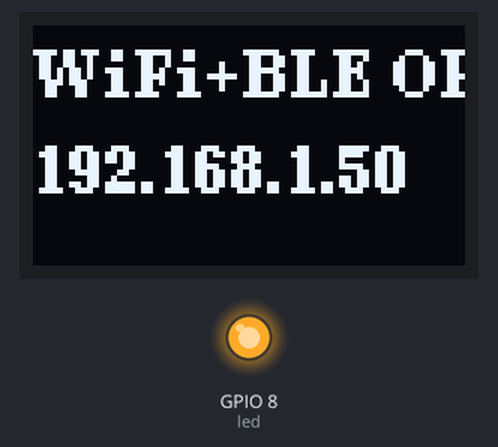
A sketch run on a simulated ESP32-C3. Shown: 72×40 one-colour display, output pins drawn as LEDs (lit = HIGH). WiFi joins after 1.5 s; servers stay silent unless stated; the local clock reads 2024-03-15 10:24:30 at power-on unless the sketch sets it; nothing arrives over Bluetooth unless stated; a phone connects over Bluetooth LE 3 s after start; what the sketch prints to the serial monitor is not drawn.

Above: at 1.7 s.
At 3.7 s:
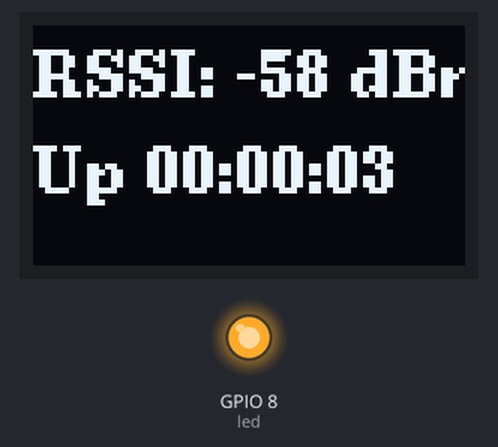
At 11.8 s:
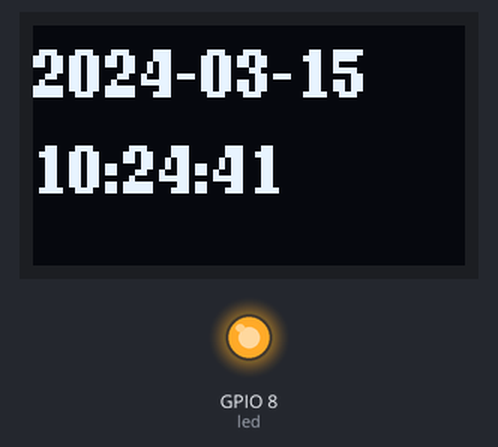
At 24.6 s:
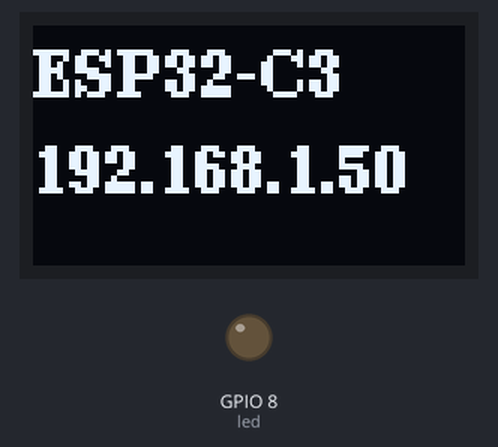
Timing chart, 0 to 40.0 s (numbered marks = the images above):
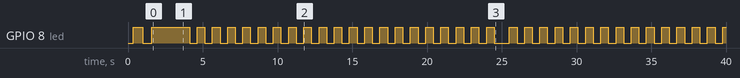

The sketch:

oled_test.ino
```cpp
#include <U8g2lib.h>
#include <WiFi.h>
#include <NimBLEDevice.h>
#include <time.h>

#define led 8

const char* ssid = "Huawei-2105-new";
const char* password = "W626262C";

#define BLE_SERVICE_UUID    "7a4b0001-0000-4a6e-8a5c-9e3d1f2c5b0a"
#define BLE_CHAR_UUID       "7a4b0002-0000-4a6e-8a5c-9e3d1f2c5b0a"

U8G2_SSD1306_72X40_ER_1_SW_I2C u8g2(U8G2_R0,6,5,U8X8_PIN_NONE);

NimBLEServer* bleServer = NULL;
NimBLECharacteristic* bleChar = NULL;
bool bleConnected = false;
int last_rssi = -100;

#define DBG(...) ets_printf(__VA_ARGS__)

class MyServerCallbacks : public NimBLEServerCallbacks {
  void onConnect(NimBLEServer* s) { bleConnected = true; DBG("BLE connected\n"); }
  void onDisconnect(NimBLEServer* s) {
    bleConnected = false;
    delay(100);
    NimBLEDevice::startAdvertising();
    DBG("BLE disconnected, re-advertising\n");
  }
};

void oled_show(const char* line1, const char* line2) {
  u8g2.firstPage();
  do {
    u8g2.setFont(u8g2_font_ncenB08_tr);
    u8g2.drawStr(0, 12, line1);
    u8g2.drawStr(0, 28, line2);
  } while (u8g2.nextPage());
}

static const char* wifi_status_str(wl_status_t s) {
  switch (s) {
    case WL_IDLE_STATUS:     return "Idle";
    case WL_NO_SSID_AVAIL:   return "NoAP";
    case WL_SCAN_COMPLETED:  return "ScanOK";
    case WL_CONNECT_FAILED:  return "Fail";
    case WL_CONNECTION_LOST: return "Lost";
    case WL_DISCONNECTED:    return "Disc";
    case WL_CONNECTED:       return "OK";
    default:                 return "?";
  }
}

void setup(void) {
  pinMode(led, OUTPUT);
  u8g2.setContrast(250);
  u8g2.begin();
  DBG("\n=== ESP32-C3 OLED + BLE ===\n");

  // Step 1: BLE first (must init before WiFi on ESP32-C3 for coexistence)
  DBG("Initializing NimBLE...\n");
  NimBLEDevice::init("ESP32-C3 OLED");
  NimBLEDevice::setMTU(128);  // allow longer characteristic values
  bleServer = NimBLEDevice::createServer();
  bleServer->setCallbacks(new MyServerCallbacks());
  NimBLEService* service = bleServer->createService(BLE_SERVICE_UUID);
  bleChar = service->createCharacteristic(
    BLE_CHAR_UUID,
    NIMBLE_PROPERTY::READ | NIMBLE_PROPERTY::NOTIFY
  );
  bleChar->setValue("Starting...");
  service->start();

  NimBLEAdvertising* adv = NimBLEDevice::getAdvertising();
  adv->addServiceUUID(BLE_SERVICE_UUID);
  adv->setScanResponse(true);
  adv->start();
  DBG("BLE advertising started\n");

  // Step 2: WiFi
  oled_show("Connecting WiFi", ssid);
  WiFi.begin(ssid, password);

  char line1[16], line2[16];
  int attempts = 0;
  while (WiFi.status() != WL_CONNECTED) {
    digitalWrite(led, (millis() / 200) % 2);
    delay(300);
    attempts++;
    snprintf(line1, sizeof(line1), "WiFi %d/100", attempts);
    snprintf(line2, sizeof(line2), "st=%d %s", WiFi.status(), wifi_status_str(WiFi.status()));
    oled_show(line1, line2);
    DBG("WiFi %d st=%d\n", attempts, WiFi.status());
    if (attempts > 100) {
      oled_show("WiFi Failed!", ssid);
      DBG("WiFi FAILED\n");
      while (1) {
        digitalWrite(led, HIGH);
        delay(200);
        digitalWrite(led, LOW);
        delay(200);
      }
    }
  }

  digitalWrite(led, HIGH);
  DBG("WiFi OK! IP=%s RSSI=%d\n", WiFi.localIP().toString().c_str(), WiFi.RSSI());

  // NTP sync
  oled_show("Syncing NTP...", "");
  configTime(28800, 0, "pool.ntp.org", "ntp.aliyun.com");
  struct tm ti;
  int ntp_attempts = 0;
  while (!getLocalTime(&ti)) {
    delay(500);
    ntp_attempts++;
    snprintf(line1, sizeof(line1), "NTP %d/20", ntp_attempts);
    oled_show(line1, "");
    DBG("NTP wait %d\n", ntp_attempts);
    if (ntp_attempts > 20) {
      oled_show("NTP Failed!", "Will retry later");
      DBG("NTP FAILED\n");
      break;
    }
  }
  if (ntp_attempts <= 20) {
    DBG("NTP OK: %s\n", asctime(&ti));
  }

  // Re-start BLE advertising after WiFi
  NimBLEDevice::startAdvertising();
  bleChar->setValue("ESP32-C3 OLED ready");
  oled_show("WiFi+BLE OK", WiFi.localIP().toString().c_str());
  DBG("Setup complete\n");
  delay(2000);
}

void loop(void) {
  unsigned long now = millis();
  digitalWrite(led, (now / 500) % 2);

  unsigned long s = now / 1000;
  int h = s / 3600;
  int m = (s % 3600) / 60;
  int sec = s % 60;

  // WiFi/BLE coexistence: RSSI may be 0 on some reads
  int rssi = WiFi.RSSI();
  if (rssi == 0) {
    delay(1);
    rssi = WiFi.RSSI();
    if (rssi == 0) rssi = last_rssi;
    else last_rssi = rssi;
  } else {
    last_rssi = rssi;
  }

  // OLED 4-page cycle
  char line1[16], line2[16];
  switch ((now / 3000) % 4) {
    case 0:
      sprintf(line1, "ESP32-C3");
      sprintf(line2, "%s", WiFi.localIP().toString().c_str());
      break;
    case 1:
      sprintf(line1, "RSSI: %d dBm", rssi);
      sprintf(line2, "Up %02d:%02d:%02d", h, m, sec);
      break;
    case 2:
      sprintf(line1, "BLE %s", bleConnected ? "Connected" : "Standby");
      sprintf(line2, "Clients: %d", bleServer->getConnectedCount());
      break;
    case 3: {
      struct tm ti;
      if (getLocalTime(&ti)) {
        sprintf(line1, "%04d-%02d-%02d", ti.tm_year + 1900, ti.tm_mon + 1, ti.tm_mday);
        sprintf(line2, "%02d:%02d:%02d", ti.tm_hour, ti.tm_min, ti.tm_sec);
      } else {
        sprintf(line1, "NTP syncing...");
        sprintf(line2, "");
      }
      break;
    }
  }

  // BLE characteristic (keep under MTU=128)
  char status[128];
  int len = snprintf(status, sizeof(status),
    "Up:%02d:%02d:%02d|RSSI:%ddBm|IP:%s",
    h, m, sec, rssi, WiFi.localIP().toString().c_str());
  bleChar->setValue(status);
  if (bleConnected && len > 0) bleChar->notify();

  // Serial debug
  static unsigned long last_log = 0;
  if (now - last_log > 3000) {
    last_log = now;
    DBG("[%02d:%02d:%02d] RSSI=%d(last=%d) BLE=%s\n",
      h, m, sec, rssi, last_rssi,
      bleConnected ? "conn" : "stdby");
  }

  u8g2.firstPage();
  do {
    u8g2.setFont(u8g2_font_ncenB08_tr);
    u8g2.drawStr(0, 12, line1);
    u8g2.drawStr(0, 28, line2);
  } while (u8g2.nextPage());

  delay(500);
}
```

Measured:
- by itself, GPIO 8 (led): goes LOW 0.62 s, HIGH 2.5 s, 20 × (LOW 0.51 s, HIGH 0.51 s), LOW 1.0 s, 14 × (HIGH 0.51 s, LOW 0.51 s), then HIGH
- what the display in image 0 shows lasts 2.0 s, from 1.6 s to 3.6 s
- what the display in image 1 shows lasts 0.5 s, from 3.6 s to 4.1 s
- what the display in image 2 shows lasts 1.0 s, from 11.3 s to 12.3 s
